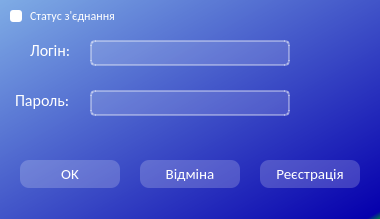
<?xml version="1.0" encoding="UTF-8"?>
<ui version="4.0">
 <class>AuthDialog</class>
 <widget class="QDialog" name="AuthDialog">
  <property name="geometry">
   <rect>
    <x>0</x>
    <y>0</y>
    <width>380</width>
    <height>219</height>
   </rect>
  </property>
  <property name="font">
   <font>
    <family>Calibri</family>
    <pointsize>10</pointsize>
   </font>
  </property>
  <property name="windowTitle">
   <string>Авторизація</string>
  </property>
  <property name="windowIcon">
   <iconset resource="auth-rc.qrc">
    <normaloff>:/icon/Icons/login_black_36dp.svg</normaloff>:/icon/Icons/login_black_36dp.svg</iconset>
  </property>
  <property name="styleSheet">
   <string notr="true">background-color: qlineargradient(spread:pad, x1:0, y1:0, x2:1, y2:1, stop:0 rgba(127, 172, 229, 255), stop:0.9801 rgba(6, 0, 173, 255), stop:1 rgba(0, 131, 68, 255));</string>
  </property>
  <widget class="QLabel" name="label">
   <property name="geometry">
    <rect>
     <x>30</x>
     <y>40</y>
     <width>55</width>
     <height>21</height>
    </rect>
   </property>
   <property name="font">
    <font>
     <family>Calibri</family>
     <pointsize>12</pointsize>
    </font>
   </property>
   <property name="styleSheet">
    <string notr="true">color: white;
background-color: none;
border: none;</string>
   </property>
   <property name="text">
    <string>Логін:</string>
   </property>
  </widget>
  <widget class="QLineEdit" name="login">
   <property name="geometry">
    <rect>
     <x>90</x>
     <y>40</y>
     <width>200</width>
     <height>26</height>
    </rect>
   </property>
   <property name="font">
    <font>
     <family>Calibri</family>
     <pointsize>12</pointsize>
    </font>
   </property>
   <property name="styleSheet">
    <string notr="true">background-color: rgba(255,255,255,35);
border: 2px solid rgba(255,255,255,90);
border-radius: 5px;
color: white;

</string>
   </property>
   <property name="alignment">
    <set>Qt::AlignCenter</set>
   </property>
  </widget>
  <widget class="QLabel" name="label_2">
   <property name="geometry">
    <rect>
     <x>15</x>
     <y>90</y>
     <width>71</width>
     <height>21</height>
    </rect>
   </property>
   <property name="font">
    <font>
     <family>Calibri</family>
     <pointsize>12</pointsize>
    </font>
   </property>
   <property name="styleSheet">
    <string notr="true">color: white;
background-color: none;
border: none;</string>
   </property>
   <property name="text">
    <string>Пароль:</string>
   </property>
  </widget>
  <widget class="QLineEdit" name="password">
   <property name="geometry">
    <rect>
     <x>90</x>
     <y>90</y>
     <width>200</width>
     <height>26</height>
    </rect>
   </property>
   <property name="font">
    <font>
     <family>Calibri</family>
     <pointsize>12</pointsize>
    </font>
   </property>
   <property name="styleSheet">
    <string notr="true">background-color: rgba(255,255,255,35);
border: 2px solid rgba(255,255,255,90);
border-radius: 5px;
color: white;
</string>
   </property>
   <property name="echoMode">
    <enum>QLineEdit::Password</enum>
   </property>
   <property name="alignment">
    <set>Qt::AlignCenter</set>
   </property>
  </widget>
  <widget class="QPushButton" name="btnCancel">
   <property name="geometry">
    <rect>
     <x>140</x>
     <y>160</y>
     <width>100</width>
     <height>28</height>
    </rect>
   </property>
   <property name="font">
    <font>
     <family>Calibri</family>
     <pointsize>11</pointsize>
    </font>
   </property>
   <property name="styleSheet">
    <string notr="true">QPushButton {
color: white;
background-color: rgba(255,255,255,50);
border: none;
border-radius: 9px;
}
QPushButton:hover{
background-color: rgba(255,255,255,75);
}
QPushButton:pressed{
background-color: rgba(255,255,255,95);
}</string>
   </property>
   <property name="text">
    <string>Відміна</string>
   </property>
   <property name="iconSize">
    <size>
     <width>28</width>
     <height>20</height>
    </size>
   </property>
  </widget>
  <widget class="QPushButton" name="btnOk">
   <property name="geometry">
    <rect>
     <x>20</x>
     <y>160</y>
     <width>100</width>
     <height>28</height>
    </rect>
   </property>
   <property name="font">
    <font>
     <family>Calibri</family>
     <pointsize>11</pointsize>
    </font>
   </property>
   <property name="styleSheet">
    <string notr="true">QPushButton {
color: white;
background-color: rgba(255,255,255,50);
border: none;
border-radius: 9px;
}
QPushButton:hover{
background-color: rgba(255,255,255,75);
}
QPushButton:pressed{
background-color: rgba(255,255,255,95);
}</string>
   </property>
   <property name="text">
    <string>OK</string>
   </property>
   <property name="iconSize">
    <size>
     <width>28</width>
     <height>20</height>
    </size>
   </property>
  </widget>
  <widget class="QPushButton" name="btnReg">
   <property name="geometry">
    <rect>
     <x>260</x>
     <y>160</y>
     <width>100</width>
     <height>28</height>
    </rect>
   </property>
   <property name="font">
    <font>
     <family>Calibri</family>
     <pointsize>11</pointsize>
    </font>
   </property>
   <property name="styleSheet">
    <string notr="true">QPushButton {
color: white;
background-color: rgba(255,255,255,50);
border: none;
border-radius: 9px;
}
QPushButton:hover{
background-color: rgba(255,255,255,75);
}
QPushButton:pressed{
background-color: rgba(255,255,255,95);
}</string>
   </property>
   <property name="text">
    <string>Реєстрація</string>
   </property>
   <property name="iconSize">
    <size>
     <width>28</width>
     <height>20</height>
    </size>
   </property>
  </widget>
  <widget class="QWidget" name="connection" native="true">
   <property name="geometry">
    <rect>
     <x>10</x>
     <y>10</y>
     <width>12</width>
     <height>12</height>
    </rect>
   </property>
   <property name="styleSheet">
    <string notr="true">background-color: white;
border: solid 1px white;
border-radius: 3px;</string>
   </property>
  </widget>
  <widget class="QLabel" name="label_3">
   <property name="geometry">
    <rect>
     <x>30</x>
     <y>6</y>
     <width>121</width>
     <height>20</height>
    </rect>
   </property>
   <property name="font">
    <font>
     <family>Calibri</family>
     <pointsize>9</pointsize>
    </font>
   </property>
   <property name="styleSheet">
    <string notr="true">color: white;
background-color: none;
border: none;</string>
   </property>
   <property name="text">
    <string>Статус з'єднання</string>
   </property>
  </widget>
 </widget>
 <resources>
  <include location="auth-rc.qrc"/>
 </resources>
 <connections/>
</ui>
